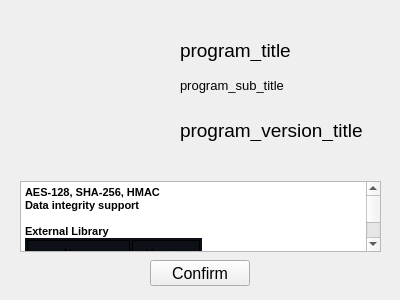
<?xml version="1.0" encoding="UTF-8"?>
<ui version="4.0">
 <class>Form</class>
 <widget class="QWidget" name="Form">
  <property name="geometry">
   <rect>
    <x>0</x>
    <y>0</y>
    <width>400</width>
    <height>300</height>
   </rect>
  </property>
  <property name="windowTitle">
   <string>Form</string>
  </property>
  <property name="windowIcon">
   <iconset>
    <normaloff>icon/icon.png</normaloff>icon/icon.png</iconset>
  </property>
  <widget class="QPushButton" name="confirm_btn">
   <property name="geometry">
    <rect>
     <x>150</x>
     <y>260</y>
     <width>100</width>
     <height>26</height>
    </rect>
   </property>
   <property name="sizePolicy">
    <sizepolicy hsizetype="Fixed" vsizetype="Fixed">
     <horstretch>0</horstretch>
     <verstretch>0</verstretch>
    </sizepolicy>
   </property>
   <property name="font">
    <font>
     <pointsize>12</pointsize>
    </font>
   </property>
   <property name="text">
    <string>Confirm</string>
   </property>
  </widget>
  <widget class="QLabel" name="icon_label">
   <property name="geometry">
    <rect>
     <x>20</x>
     <y>30</y>
     <width>130</width>
     <height>130</height>
    </rect>
   </property>
   <property name="sizePolicy">
    <sizepolicy hsizetype="MinimumExpanding" vsizetype="MinimumExpanding">
     <horstretch>0</horstretch>
     <verstretch>0</verstretch>
    </sizepolicy>
   </property>
   <property name="text">
    <string/>
   </property>
   <property name="pixmap">
    <pixmap>icon/icon.png</pixmap>
   </property>
   <property name="scaledContents">
    <bool>true</bool>
   </property>
  </widget>
  <widget class="QLabel" name="title_label">
   <property name="geometry">
    <rect>
     <x>180</x>
     <y>40</y>
     <width>191</width>
     <height>21</height>
    </rect>
   </property>
   <property name="font">
    <font>
     <pointsize>14</pointsize>
     <weight>50</weight>
     <bold>false</bold>
    </font>
   </property>
   <property name="text">
    <string>program_title</string>
   </property>
  </widget>
  <widget class="QLabel" name="ver_title_label">
   <property name="geometry">
    <rect>
     <x>180</x>
     <y>120</y>
     <width>191</width>
     <height>21</height>
    </rect>
   </property>
   <property name="font">
    <font>
     <pointsize>14</pointsize>
     <weight>50</weight>
     <bold>false</bold>
    </font>
   </property>
   <property name="text">
    <string>program_version_title</string>
   </property>
  </widget>
  <widget class="QLabel" name="sub_title_label">
   <property name="geometry">
    <rect>
     <x>180</x>
     <y>78</y>
     <width>191</width>
     <height>30</height>
    </rect>
   </property>
   <property name="font">
    <font>
     <pointsize>10</pointsize>
     <weight>50</weight>
     <bold>false</bold>
    </font>
   </property>
   <property name="text">
    <string>program_sub_title</string>
   </property>
   <property name="alignment">
    <set>Qt::AlignLeading|Qt::AlignLeft|Qt::AlignTop</set>
   </property>
   <property name="wordWrap">
    <bool>true</bool>
   </property>
  </widget>
  <widget class="QTextBrowser" name="textBrowser">
   <property name="geometry">
    <rect>
     <x>20</x>
     <y>181</y>
     <width>361</width>
     <height>71</height>
    </rect>
   </property>
   <property name="html">
    <string>&lt;!DOCTYPE HTML PUBLIC &quot;-//W3C//DTD HTML 4.0//EN&quot; &quot;http://www.w3.org/TR/REC-html40/strict.dtd&quot;&gt;
&lt;html&gt;&lt;head&gt;&lt;meta name=&quot;qrichtext&quot; content=&quot;1&quot; /&gt;&lt;style type=&quot;text/css&quot;&gt;
p, li { white-space: pre-wrap; }
&lt;/style&gt;&lt;/head&gt;&lt;body style=&quot; font-family:'Gulim'; font-size:13.5pt; font-weight:400; font-style:normal;&quot;&gt;
&lt;p style=&quot; margin-top:0px; margin-bottom:0px; margin-left:0px; margin-right:0px; -qt-block-indent:0; text-indent:0px;&quot;&gt;&lt;span style=&quot; font-size:8pt; font-weight:600;&quot;&gt;AES-128, SHA-256, HMAC&lt;/span&gt;&lt;/p&gt;
&lt;p style=&quot; margin-top:0px; margin-bottom:0px; margin-left:0px; margin-right:0px; -qt-block-indent:0; text-indent:0px;&quot;&gt;&lt;span style=&quot; font-size:8pt; font-weight:600;&quot;&gt;Data integrity support&lt;/span&gt;&lt;/p&gt;
&lt;p style=&quot;-qt-paragraph-type:empty; margin-top:0px; margin-bottom:0px; margin-left:0px; margin-right:0px; -qt-block-indent:0; text-indent:0px; font-size:8pt; font-weight:600;&quot;&gt;&lt;br /&gt;&lt;/p&gt;
&lt;p style=&quot; margin-top:0px; margin-bottom:0px; margin-left:0px; margin-right:0px; -qt-block-indent:0; text-indent:0px;&quot;&gt;&lt;span style=&quot; font-size:8pt; font-weight:600;&quot;&gt;External Library&lt;/span&gt;&lt;/p&gt;
&lt;p style=&quot;-qt-paragraph-type:empty; margin-top:0px; margin-bottom:0px; margin-left:0px; margin-right:0px; -qt-block-indent:0; text-indent:0px; font-size:8pt;&quot;&gt;&lt;br /&gt;&lt;/p&gt;
&lt;table border=&quot;0&quot; style=&quot; margin-top:0px; margin-bottom:0px; margin-left:0px; margin-right:0px; border-collapse:collapse;&quot; cellspacing=&quot;2&quot; cellpadding=&quot;0&quot; bgcolor=&quot;#0d1117&quot;&gt;&lt;thead&gt;
&lt;tr&gt;
&lt;td style=&quot; padding-left:13; padding-right:13; padding-top:6; padding-bottom:6; border-top:1px; border-right:1px; border-bottom:1px; border-left:1px; border-top-color:#000000; border-right-color:#000000; border-bottom-color:#000000; border-left-color:#000000; border-top-style:solid; border-right-style:solid; border-bottom-style:solid; border-left-style:solid;&quot;&gt;
&lt;p align=&quot;center&quot; style=&quot; margin-top:0px; margin-bottom:0px; margin-left:0px; margin-right:0px; -qt-block-indent:0; text-indent:0px;&quot;&gt;&lt;span style=&quot; font-family:'-apple-system','BlinkMacSystemFont','Segoe UI','Noto Sans','Helvetica','Arial','sans-serif','Apple Color Emoji','Segoe UI Emoji'; font-size:8pt; font-weight:600; color:#000000;&quot;&gt;Name&lt;/span&gt;&lt;/p&gt;&lt;/td&gt;
&lt;td style=&quot; padding-left:13; padding-right:13; padding-top:6; padding-bottom:6; border-top:1px; border-right:1px; border-bottom:1px; border-left:1px; border-top-color:#000000; border-right-color:#000000; border-bottom-color:#000000; border-left-color:#000000; border-top-style:solid; border-right-style:solid; border-bottom-style:solid; border-left-style:solid;&quot;&gt;
&lt;p align=&quot;center&quot; style=&quot; margin-top:0px; margin-bottom:0px; margin-left:0px; margin-right:0px; -qt-block-indent:0; text-indent:0px;&quot;&gt;&lt;span style=&quot; font-family:'-apple-system','BlinkMacSystemFont','Segoe UI','Noto Sans','Helvetica','Arial','sans-serif','Apple Color Emoji','Segoe UI Emoji'; font-size:8pt; font-weight:600; color:#000000;&quot;&gt;Version&lt;/span&gt;&lt;/p&gt;&lt;/td&gt;&lt;/tr&gt;&lt;/thead&gt;
&lt;tr&gt;
&lt;td style=&quot; padding-left:13; padding-right:13; padding-top:6; padding-bottom:6; border-top:1px; border-right:1px; border-bottom:1px; border-left:1px; border-top-color:#000000; border-right-color:#000000; border-bottom-color:#000000; border-left-color:#000000; border-top-style:solid; border-right-style:solid; border-bottom-style:solid; border-left-style:solid;&quot;&gt;
&lt;p style=&quot; margin-top:0px; margin-bottom:0px; margin-left:0px; margin-right:0px; -qt-block-indent:0; text-indent:0px;&quot;&gt;&lt;span style=&quot; font-family:'-apple-system','BlinkMacSystemFont','Segoe UI','Noto Sans','Helvetica','Arial','sans-serif','Apple Color Emoji','Segoe UI Emoji'; font-size:8pt; color:#000000;&quot;&gt;cffi&lt;/span&gt;&lt;/p&gt;&lt;/td&gt;
&lt;td style=&quot; padding-left:13; padding-right:13; padding-top:6; padding-bottom:6; border-top:1px; border-right:1px; border-bottom:1px; border-left:1px; border-top-color:#000000; border-right-color:#000000; border-bottom-color:#000000; border-left-color:#000000; border-top-style:solid; border-right-style:solid; border-bottom-style:solid; border-left-style:solid;&quot;&gt;
&lt;p style=&quot; margin-top:0px; margin-bottom:0px; margin-left:0px; margin-right:0px; -qt-block-indent:0; text-indent:0px;&quot;&gt;&lt;span style=&quot; font-family:'-apple-system','BlinkMacSystemFont','Segoe UI','Noto Sans','Helvetica','Arial','sans-serif','Apple Color Emoji','Segoe UI Emoji'; font-size:8pt; color:#000000;&quot;&gt;1.16.0&lt;/span&gt;&lt;/p&gt;&lt;/td&gt;&lt;/tr&gt;
&lt;tr&gt;
&lt;td style=&quot; padding-left:13; padding-right:13; padding-top:6; padding-bottom:6; border-top:1px; border-right:1px; border-bottom:1px; border-left:1px; border-top-color:#000000; border-right-color:#000000; border-bottom-color:#000000; border-left-color:#000000; border-top-style:solid; border-right-style:solid; border-bottom-style:solid; border-left-style:solid;&quot;&gt;
&lt;p style=&quot; margin-top:0px; margin-bottom:0px; margin-left:0px; margin-right:0px; -qt-block-indent:0; text-indent:0px;&quot;&gt;&lt;span style=&quot; font-family:'-apple-system','BlinkMacSystemFont','Segoe UI','Noto Sans','Helvetica','Arial','sans-serif','Apple Color Emoji','Segoe UI Emoji'; font-size:8pt; color:#000000;&quot;&gt;cryptography&lt;/span&gt;&lt;/p&gt;&lt;/td&gt;
&lt;td style=&quot; padding-left:13; padding-right:13; padding-top:6; padding-bottom:6; border-top:1px; border-right:1px; border-bottom:1px; border-left:1px; border-top-color:#000000; border-right-color:#000000; border-bottom-color:#000000; border-left-color:#000000; border-top-style:solid; border-right-style:solid; border-bottom-style:solid; border-left-style:solid;&quot;&gt;
&lt;p style=&quot; margin-top:0px; margin-bottom:0px; margin-left:0px; margin-right:0px; -qt-block-indent:0; text-indent:0px;&quot;&gt;&lt;span style=&quot; font-family:'-apple-system','BlinkMacSystemFont','Segoe UI','Noto Sans','Helvetica','Arial','sans-serif','Apple Color Emoji','Segoe UI Emoji'; font-size:8pt; color:#000000;&quot;&gt;41.0.7&lt;/span&gt;&lt;/p&gt;&lt;/td&gt;&lt;/tr&gt;
&lt;tr&gt;
&lt;td style=&quot; padding-left:13; padding-right:13; padding-top:6; padding-bottom:6; border-top:1px; border-right:1px; border-bottom:1px; border-left:1px; border-top-color:#000000; border-right-color:#000000; border-bottom-color:#000000; border-left-color:#000000; border-top-style:solid; border-right-style:solid; border-bottom-style:solid; border-left-style:solid;&quot;&gt;
&lt;p style=&quot; margin-top:0px; margin-bottom:0px; margin-left:0px; margin-right:0px; -qt-block-indent:0; text-indent:0px;&quot;&gt;&lt;span style=&quot; font-family:'-apple-system','BlinkMacSystemFont','Segoe UI','Noto Sans','Helvetica','Arial','sans-serif','Apple Color Emoji','Segoe UI Emoji'; font-size:8pt; color:#000000;&quot;&gt;pycparser&lt;/span&gt;&lt;/p&gt;&lt;/td&gt;
&lt;td style=&quot; padding-left:13; padding-right:13; padding-top:6; padding-bottom:6; border-top:1px; border-right:1px; border-bottom:1px; border-left:1px; border-top-color:#000000; border-right-color:#000000; border-bottom-color:#000000; border-left-color:#000000; border-top-style:solid; border-right-style:solid; border-bottom-style:solid; border-left-style:solid;&quot;&gt;
&lt;p style=&quot; margin-top:0px; margin-bottom:0px; margin-left:0px; margin-right:0px; -qt-block-indent:0; text-indent:0px;&quot;&gt;&lt;span style=&quot; font-family:'-apple-system','BlinkMacSystemFont','Segoe UI','Noto Sans','Helvetica','Arial','sans-serif','Apple Color Emoji','Segoe UI Emoji'; font-size:8pt; color:#000000;&quot;&gt;2.21&lt;/span&gt;&lt;/p&gt;&lt;/td&gt;&lt;/tr&gt;
&lt;tr&gt;
&lt;td style=&quot; padding-left:13; padding-right:13; padding-top:6; padding-bottom:6; border-top:1px; border-right:1px; border-bottom:1px; border-left:1px; border-top-color:#000000; border-right-color:#000000; border-bottom-color:#000000; border-left-color:#000000; border-top-style:solid; border-right-style:solid; border-bottom-style:solid; border-left-style:solid;&quot;&gt;
&lt;p style=&quot; margin-top:0px; margin-bottom:0px; margin-left:0px; margin-right:0px; -qt-block-indent:0; text-indent:0px;&quot;&gt;&lt;span style=&quot; font-family:'-apple-system','BlinkMacSystemFont','Segoe UI','Noto Sans','Helvetica','Arial','sans-serif','Apple Color Emoji','Segoe UI Emoji'; font-size:8pt; color:#000000;&quot;&gt;PyQt5&lt;/span&gt;&lt;/p&gt;&lt;/td&gt;
&lt;td style=&quot; padding-left:13; padding-right:13; padding-top:6; padding-bottom:6; border-top:1px; border-right:1px; border-bottom:1px; border-left:1px; border-top-color:#000000; border-right-color:#000000; border-bottom-color:#000000; border-left-color:#000000; border-top-style:solid; border-right-style:solid; border-bottom-style:solid; border-left-style:solid;&quot;&gt;
&lt;p style=&quot; margin-top:0px; margin-bottom:0px; margin-left:0px; margin-right:0px; -qt-block-indent:0; text-indent:0px;&quot;&gt;&lt;span style=&quot; font-family:'-apple-system','BlinkMacSystemFont','Segoe UI','Noto Sans','Helvetica','Arial','sans-serif','Apple Color Emoji','Segoe UI Emoji'; font-size:8pt; color:#000000;&quot;&gt;5.15.10&lt;/span&gt;&lt;/p&gt;&lt;/td&gt;&lt;/tr&gt;
&lt;tr&gt;
&lt;td style=&quot; padding-left:13; padding-right:13; padding-top:6; padding-bottom:6; border-top:1px; border-right:1px; border-bottom:1px; border-left:1px; border-top-color:#000000; border-right-color:#000000; border-bottom-color:#000000; border-left-color:#000000; border-top-style:solid; border-right-style:solid; border-bottom-style:solid; border-left-style:solid;&quot;&gt;
&lt;p style=&quot; margin-top:0px; margin-bottom:0px; margin-left:0px; margin-right:0px; -qt-block-indent:0; text-indent:0px;&quot;&gt;&lt;span style=&quot; font-family:'-apple-system','BlinkMacSystemFont','Segoe UI','Noto Sans','Helvetica','Arial','sans-serif','Apple Color Emoji','Segoe UI Emoji'; font-size:8pt; color:#000000;&quot;&gt;PyQt5-Qt5&lt;/span&gt;&lt;/p&gt;&lt;/td&gt;
&lt;td style=&quot; padding-left:13; padding-right:13; padding-top:6; padding-bottom:6; border-top:1px; border-right:1px; border-bottom:1px; border-left:1px; border-top-color:#000000; border-right-color:#000000; border-bottom-color:#000000; border-left-color:#000000; border-top-style:solid; border-right-style:solid; border-bottom-style:solid; border-left-style:solid;&quot;&gt;
&lt;p style=&quot; margin-top:0px; margin-bottom:0px; margin-left:0px; margin-right:0px; -qt-block-indent:0; text-indent:0px;&quot;&gt;&lt;span style=&quot; font-family:'-apple-system','BlinkMacSystemFont','Segoe UI','Noto Sans','Helvetica','Arial','sans-serif','Apple Color Emoji','Segoe UI Emoji'; font-size:8pt; color:#000000;&quot;&gt;5.15.2&lt;/span&gt;&lt;/p&gt;&lt;/td&gt;&lt;/tr&gt;
&lt;tr&gt;
&lt;td style=&quot; padding-left:13; padding-right:13; padding-top:6; padding-bottom:6; border-top:1px; border-right:1px; border-bottom:1px; border-left:1px; border-top-color:#000000; border-right-color:#000000; border-bottom-color:#000000; border-left-color:#000000; border-top-style:solid; border-right-style:solid; border-bottom-style:solid; border-left-style:solid;&quot;&gt;
&lt;p style=&quot; margin-top:0px; margin-bottom:0px; margin-left:0px; margin-right:0px; -qt-block-indent:0; text-indent:0px;&quot;&gt;&lt;span style=&quot; font-family:'-apple-system','BlinkMacSystemFont','Segoe UI','Noto Sans','Helvetica','Arial','sans-serif','Apple Color Emoji','Segoe UI Emoji'; font-size:8pt; color:#000000;&quot;&gt;PyQt5-sip&lt;/span&gt;&lt;/p&gt;&lt;/td&gt;
&lt;td style=&quot; padding-left:13; padding-right:13; padding-top:6; padding-bottom:6; border-top:1px; border-right:1px; border-bottom:1px; border-left:1px; border-top-color:#000000; border-right-color:#000000; border-bottom-color:#000000; border-left-color:#000000; border-top-style:solid; border-right-style:solid; border-bottom-style:solid; border-left-style:solid;&quot;&gt;
&lt;p style=&quot; margin-top:0px; margin-bottom:0px; margin-left:0px; margin-right:0px; -qt-block-indent:0; text-indent:0px;&quot;&gt;&lt;span style=&quot; font-family:'-apple-system','BlinkMacSystemFont','Segoe UI','Noto Sans','Helvetica','Arial','sans-serif','Apple Color Emoji','Segoe UI Emoji'; font-size:8pt; color:#000000;&quot;&gt;12.13.0&lt;/span&gt;&lt;/p&gt;&lt;/td&gt;&lt;/tr&gt;
&lt;tr&gt;
&lt;td style=&quot; padding-left:13; padding-right:13; padding-top:6; padding-bottom:6; border-top:1px; border-right:1px; border-bottom:1px; border-left:1px; border-top-color:#000000; border-right-color:#000000; border-bottom-color:#000000; border-left-color:#000000; border-top-style:solid; border-right-style:solid; border-bottom-style:solid; border-left-style:solid;&quot;&gt;
&lt;p style=&quot; margin-top:0px; margin-bottom:0px; margin-left:0px; margin-right:0px; -qt-block-indent:0; text-indent:0px;&quot;&gt;&lt;span style=&quot; font-family:'-apple-system','BlinkMacSystemFont','Segoe UI','Noto Sans','Helvetica','Arial','sans-serif','Apple Color Emoji','Segoe UI Emoji'; font-size:8pt; color:#000000;&quot;&gt;PyQt5Designer&lt;/span&gt;&lt;/p&gt;&lt;/td&gt;
&lt;td style=&quot; padding-left:13; padding-right:13; padding-top:6; padding-bottom:6; border-top:1px; border-right:1px; border-bottom:1px; border-left:1px; border-top-color:#000000; border-right-color:#000000; border-bottom-color:#000000; border-left-color:#000000; border-top-style:solid; border-right-style:solid; border-bottom-style:solid; border-left-style:solid;&quot;&gt;
&lt;p style=&quot; margin-top:0px; margin-bottom:0px; margin-left:0px; margin-right:0px; -qt-block-indent:0; text-indent:0px;&quot;&gt;&lt;span style=&quot; font-family:'-apple-system','BlinkMacSystemFont','Segoe UI','Noto Sans','Helvetica','Arial','sans-serif','Apple Color Emoji','Segoe UI Emoji'; font-size:8pt; color:#000000;&quot;&gt;5.14.1&lt;/span&gt;&lt;/p&gt;&lt;/td&gt;&lt;/tr&gt;
&lt;tr&gt;
&lt;td style=&quot; padding-left:13; padding-right:13; padding-top:6; padding-bottom:6; border-top:1px; border-right:1px; border-bottom:1px; border-left:1px; border-top-color:#000000; border-right-color:#000000; border-bottom-color:#000000; border-left-color:#000000; border-top-style:solid; border-right-style:solid; border-bottom-style:solid; border-left-style:solid;&quot;&gt;
&lt;p style=&quot; margin-top:0px; margin-bottom:0px; margin-left:0px; margin-right:0px; -qt-block-indent:0; text-indent:0px;&quot;&gt;&lt;span style=&quot; font-family:'-apple-system','BlinkMacSystemFont','Segoe UI','Noto Sans','Helvetica','Arial','sans-serif','Apple Color Emoji','Segoe UI Emoji'; font-size:8pt; color:#000000;&quot;&gt;tkinterdnd2&lt;/span&gt;&lt;/p&gt;&lt;/td&gt;
&lt;td style=&quot; padding-left:13; padding-right:13; padding-top:6; padding-bottom:6; border-top:1px; border-right:1px; border-bottom:1px; border-left:1px; border-top-color:#000000; border-right-color:#000000; border-bottom-color:#000000; border-left-color:#000000; border-top-style:solid; border-right-style:solid; border-bottom-style:solid; border-left-style:solid;&quot;&gt;
&lt;p style=&quot; margin-top:0px; margin-bottom:0px; margin-left:0px; margin-right:0px; -qt-block-indent:0; text-indent:0px;&quot;&gt;&lt;span style=&quot; font-family:'-apple-system','BlinkMacSystemFont','Segoe UI','Noto Sans','Helvetica','Arial','sans-serif','Apple Color Emoji','Segoe UI Emoji'; font-size:8pt; color:#000000;&quot;&gt;0.3.0&lt;/span&gt;&lt;/p&gt;&lt;/td&gt;&lt;/tr&gt;&lt;/table&gt;&lt;/body&gt;&lt;/html&gt;</string>
   </property>
  </widget>
 </widget>
 <resources/>
 <connections/>
</ui>
